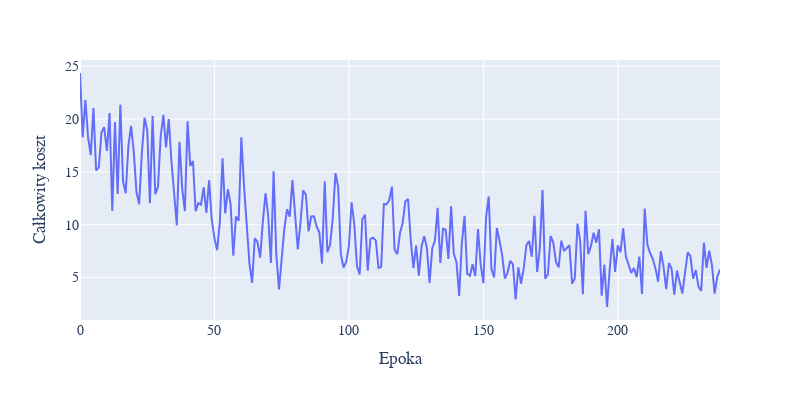

Notebook code cell kept with this figure:
### Code cell
tloss = results['Total loss'].tolist()
tloss_epoch = [sum(tloss[i:i+6])/6 for i in range(0,len(tloss),6)][:-1]
epochs = range(0, int((len(results)-1)/6))

plot_line(epochs, tloss_epoch, 'Epoka', 'Całkowity koszt')

### Figure 1 — Plotly figure (JSON) as saved in the notebook; plotly's stock layout.template omitted (floating-point values rounded to 4 significant figures; data arrays with more than 128 entries replaced by an {"elided": "..."} marker saying what was removed)
{"data": [{"hovertemplate": "Epoka=%{x}<br>Całkowity koszt=%{y}<extra></extra>", "legendgroup": "", "line": {"color": "#636efa", "dash": "solid"}, "marker": {"symbol": "circle"}, "mode": "lines", "name": "", "orientation": "v", "showlegend": false, "type": "scatter", "x": {"elided": "239 int values"}, "xaxis": "x", "y": {"elided": "239 float values"}, "yaxis": "y"}], "layout": {"font": {"family": "CMU Serif", "size": 14}, "height": 400, "legend": {"tracegroupgap": 0}, "margin": {"t": 60}, "showlegend": false, "width": 800, "xaxis": {"anchor": "y", "domain": [0, 1], "title": {"text": "Epoka"}}, "yaxis": {"anchor": "x", "domain": [0, 1], "title": {"text": "Całkowity koszt"}}}}
